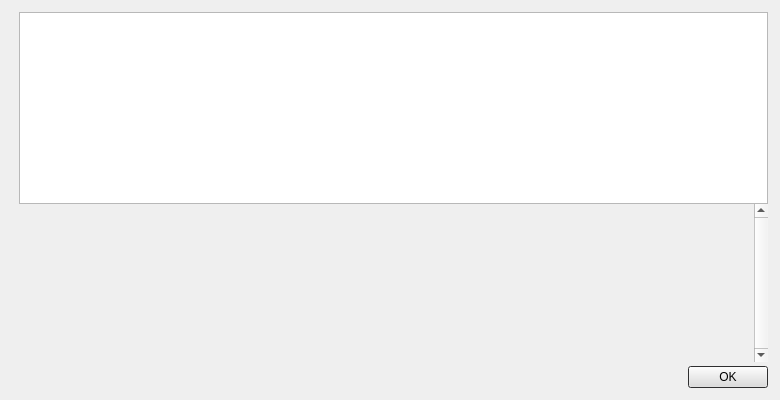
<?xml version="1.0" encoding="UTF-8"?>
<ui version="4.0">
 <class>HelpMessageDialog</class>
 <widget class="QDialog" name="HelpMessageDialog">
  <property name="geometry">
   <rect>
    <x>0</x>
    <y>0</y>
    <width>780</width>
    <height>400</height>
   </rect>
  </property>
  <property name="styleSheet">
   <string notr="true">selection-background-color: rgb(59, 59, 60);</string>
  </property>
  <layout class="QHBoxLayout" name="horizontalLayout_2">
   <property name="spacing">
    <number>0</number>
   </property>
   <property name="leftMargin">
    <number>12</number>
   </property>
   <property name="topMargin">
    <number>12</number>
   </property>
   <property name="rightMargin">
    <number>12</number>
   </property>
   <property name="bottomMargin">
    <number>12</number>
   </property>
   <item>
    <layout class="QVBoxLayout" name="verticalLayoutLogo" stretch="0,0">
     <property name="leftMargin">
      <number>0</number>
     </property>
     <property name="topMargin">
      <number>4</number>
     </property>
     <property name="rightMargin">
      <number>0</number>
     </property>
     <item>
      <widget class="QLabel" name="aboutLogo">
       <property name="sizePolicy">
        <sizepolicy hsizetype="Preferred" vsizetype="Ignored">
         <horstretch>0</horstretch>
         <verstretch>0</verstretch>
        </sizepolicy>
       </property>
       <property name="maximumSize">
        <size>
         <width>100</width>
         <height>100</height>
        </size>
       </property>
       <property name="pixmap">
        <pixmap resource="../bitcoin.qrc">:/icons/bitcoin</pixmap>
       </property>
       <property name="scaledContents">
        <bool>true</bool>
       </property>
       <property name="alignment">
        <set>Qt::AlignLeading|Qt::AlignLeft|Qt::AlignTop</set>
       </property>
      </widget>
     </item>
     <item>
      <widget class="QFrame" name="frame">
       <property name="frameShape">
        <enum>QFrame::NoFrame</enum>
       </property>
       <property name="frameShadow">
        <enum>QFrame::Raised</enum>
       </property>
      </widget>
     </item>
    </layout>
   </item>
   <item>
    <layout class="QVBoxLayout" name="verticalLayout">
     <item>
      <widget class="QTextEdit" name="helpMessage">
       <property name="readOnly">
        <bool>true</bool>
       </property>
      </widget>
     </item>
     <item>
      <widget class="QScrollArea" name="scrollArea">
       <property name="frameShape">
        <enum>QFrame::NoFrame</enum>
       </property>
       <property name="verticalScrollBarPolicy">
        <enum>Qt::ScrollBarAlwaysOn</enum>
       </property>
       <property name="widgetResizable">
        <bool>true</bool>
       </property>
       <widget class="QWidget" name="scrollAreaWidgetContents">
        <property name="geometry">
         <rect>
          <x>0</x>
          <y>0</y>
          <width>638</width>
          <height>135</height>
         </rect>
        </property>
        <layout class="QVBoxLayout" name="verticalLayout_2">
         <item>
          <widget class="QLabel" name="aboutMessage">
           <property name="cursor">
            <cursorShape>IBeamCursor</cursorShape>
           </property>
           <property name="textFormat">
            <enum>Qt::PlainText</enum>
           </property>
           <property name="alignment">
            <set>Qt::AlignLeading|Qt::AlignLeft|Qt::AlignTop</set>
           </property>
           <property name="openExternalLinks">
            <bool>true</bool>
           </property>
           <property name="textInteractionFlags">
            <set>Qt::LinksAccessibleByMouse|Qt::TextSelectableByKeyboard|Qt::TextSelectableByMouse</set>
           </property>
          </widget>
         </item>
        </layout>
       </widget>
      </widget>
     </item>
     <item>
      <spacer name="verticalSpacer">
       <property name="orientation">
        <enum>Qt::Vertical</enum>
       </property>
       <property name="sizeType">
        <enum>QSizePolicy::Fixed</enum>
       </property>
       <property name="sizeHint" stdset="0">
        <size>
         <width>4</width>
         <height>4</height>
        </size>
       </property>
      </spacer>
     </item>
     <item>
      <widget class="QDialogButtonBox" name="okButton">
       <property name="orientation">
        <enum>Qt::Horizontal</enum>
       </property>
       <property name="standardButtons">
        <set>QDialogButtonBox::Ok</set>
       </property>
      </widget>
     </item>
    </layout>
   </item>
  </layout>
 </widget>
 <resources>
  <include location="../bitcoin.qrc"/>
 </resources>
 <connections>
  <connection>
   <sender>okButton</sender>
   <signal>accepted()</signal>
   <receiver>HelpMessageDialog</receiver>
   <slot>accept()</slot>
   <hints>
    <hint type="sourcelabel">
     <x>20</x>
     <y>20</y>
    </hint>
    <hint type="destinationlabel">
     <x>20</x>
     <y>20</y>
    </hint>
   </hints>
  </connection>
  <connection>
   <sender>okButton</sender>
   <signal>rejected()</signal>
   <receiver>HelpMessageDialog</receiver>
   <slot>reject()</slot>
   <hints>
    <hint type="sourcelabel">
     <x>20</x>
     <y>20</y>
    </hint>
    <hint type="destinationlabel">
     <x>20</x>
     <y>20</y>
    </hint>
   </hints>
  </connection>
 </connections>
</ui>
